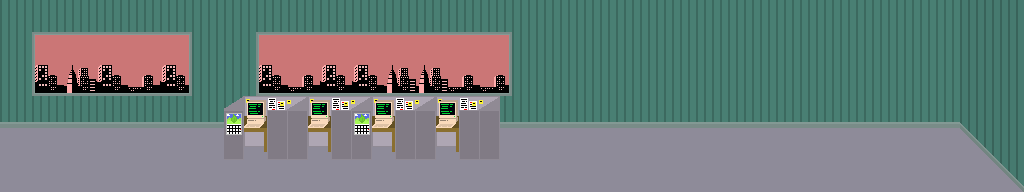

This game map was drawn from its Tiled (.tmx) file and the tilesets committed beside it. A one-line description and the full map source follow:
An orthogonal 32x6 tile map with 32x32 px tiles, 5 tile layers (Bottom Background, Top Background, Base Tile Layer, Top Tile Layer, ...), 2 tilesets and 1 object (ground).

<map version="1.0" orientation="orthogonal" renderorder="right-down" width="32" height="6" tilewidth="32" tileheight="32" nextobjectid="4">
 <tileset firstgid="1" name="office" tilewidth="32" tileheight="32" tilecount="35" columns="35">
  <image source="../img/background/office1.png" width="1120" height="32" />
 </tileset>
 <tileset firstgid="36" name="end-wall" tilewidth="32" tileheight="32" tilecount="3" columns="3">
  <image source="../img/background/turret-wall1.png" width="96" height="32" />
 </tileset>
 <layer name="Bottom Background" width="32" height="6">
  <data encoding="csv">
0,0,0,0,0,0,0,0,0,0,0,0,0,0,0,0,0,0,0,0,0,0,0,0,0,0,0,0,0,0,0,0,
0,0,0,0,0,0,0,0,0,0,0,0,0,0,0,0,0,0,0,0,0,0,0,0,0,0,0,0,0,0,0,0,
0,0,0,0,0,0,0,0,0,0,0,0,0,0,0,0,0,0,0,0,0,0,0,0,0,0,0,0,0,0,0,0,
0,0,0,0,0,0,0,0,0,0,0,0,0,0,0,0,0,0,0,0,0,0,0,0,0,0,0,0,0,0,0,0,
0,0,0,0,0,0,0,0,0,0,0,0,0,0,0,0,0,0,0,0,0,0,0,0,0,0,0,0,0,0,0,0,
0,0,0,0,0,0,0,0,0,0,0,0,0,0,0,0,0,0,0,0,0,0,0,0,0,0,0,0,0,0,0,0
</data>
 </layer>
 <layer name="Top Background" width="32" height="6">
  <data encoding="csv">
0,0,0,0,0,0,0,0,0,0,0,0,0,0,0,0,0,0,0,0,0,0,0,0,0,0,0,0,0,0,0,0,
0,21,21,21,21,21,0,0,21,21,21,21,21,21,21,21,0,0,0,0,0,0,0,0,0,0,0,0,0,0,0,0,
0,22,23,22,24,22,0,0,22,24,22,22,23,23,24,24,0,0,0,0,0,0,0,0,0,0,0,0,0,0,0,0,
0,0,0,0,0,0,0,0,0,0,0,0,0,0,0,0,0,0,0,0,0,0,0,0,0,0,0,0,0,0,0,0,
0,0,0,0,0,0,0,0,0,0,0,0,0,0,0,0,0,0,0,0,0,0,0,0,0,0,0,0,0,0,0,0,
0,0,0,0,0,0,0,0,0,0,0,0,0,0,0,0,0,0,0,0,0,0,0,0,0,0,0,0,0,0,0,0
</data>
 </layer>
 <layer name="Base Tile Layer" width="32" height="6">
  <data encoding="csv">
26,26,26,26,26,26,26,26,26,26,26,26,26,26,26,26,26,26,26,26,26,26,26,26,26,26,26,26,26,26,26,26,
26,30,31,31,31,32,26,26,30,31,31,31,31,31,31,32,26,26,26,26,26,26,26,26,26,26,26,26,26,26,26,26,
26,27,28,28,28,29,26,26,27,28,28,28,28,28,28,29,26,26,26,26,26,26,26,26,26,26,26,26,26,26,26,26,
25,25,25,25,25,25,25,25,25,25,25,25,25,25,25,25,25,25,25,25,25,25,25,25,25,25,25,25,25,25,25,25,
6,6,6,6,6,6,6,6,6,6,6,6,6,6,6,6,6,6,6,6,6,6,6,6,6,6,6,6,6,6,6,6,
6,6,6,6,6,6,6,6,6,6,6,6,6,6,6,6,6,6,6,6,6,6,6,6,6,6,6,6,6,6,6,6
</data>
 </layer>
 <layer name="Top Tile Layer" width="32" height="6">
  <data encoding="csv">
0,0,0,0,0,0,0,0,0,0,0,0,0,0,0,0,0,0,0,0,0,0,0,0,0,0,0,0,0,0,37,37,
0,0,0,0,0,0,0,0,0,0,0,0,0,0,0,0,0,0,0,0,0,0,0,0,0,0,0,0,0,0,37,37,
0,0,0,0,0,0,0,0,0,0,0,0,0,0,0,0,0,0,0,0,0,0,0,0,0,0,0,0,0,0,37,37,
0,0,0,0,0,0,0,0,0,12,13,14,0,12,13,14,0,0,0,0,0,0,0,0,0,0,0,0,0,0,38,37,
0,0,0,0,0,0,0,0,0,9,10,11,0,9,10,11,0,0,0,0,0,0,0,0,0,0,0,0,0,0,36,38,
0,0,0,0,0,0,0,0,0,0,0,0,0,0,0,0,0,0,0,0,0,0,0,0,0,0,0,0,0,0,0,36
</data>
 </layer>
 <layer name="Top Top Tile Layer" width="32" height="6">
  <data encoding="csv">
0,0,0,0,0,0,0,0,0,0,0,0,0,0,0,0,0,0,0,0,0,0,0,0,0,0,0,0,0,0,0,0,
0,0,0,0,0,0,0,0,0,0,0,0,0,0,0,0,0,0,0,0,0,0,0,0,0,0,0,0,0,0,0,0,
0,0,0,0,0,0,0,0,0,0,0,0,0,0,0,0,0,0,0,0,0,0,0,0,0,0,0,0,0,0,0,0,
0,0,0,0,0,0,0,12,13,14,0,12,13,14,0,0,0,0,0,0,0,0,0,0,0,0,0,0,0,0,0,0,
0,0,0,0,0,0,0,9,10,11,0,9,10,11,0,0,0,0,0,0,0,0,0,0,0,0,0,0,0,0,0,0,
0,0,0,0,0,0,0,0,0,0,0,0,0,0,0,0,0,0,0,0,0,0,0,0,0,0,0,0,0,0,0,0
</data>
 </layer>
 <objectgroup name="Object Layer" opacity="0">
  <object id="1" name="Ground" type="ground" x="0" y="170.667" width="1028" height="21.3333">
   <properties>
    <property name="collidable" type="bool" value="true" />
   </properties>
  </object>
 </objectgroup>
</map>